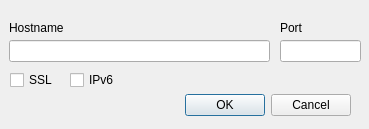
<?xml version="1.0" encoding="UTF-8"?>
<ui version="4.0">
 <class>EditHostEntry</class>
 <widget class="QDialog" name="EditHostEntry">
  <property name="geometry">
   <rect>
    <x>0</x>
    <y>0</y>
    <width>369</width>
    <height>129</height>
   </rect>
  </property>
  <property name="windowTitle">
   <string>Edit Server Entry</string>
  </property>
  <widget class="QDialogButtonBox" name="buttonBox">
   <property name="geometry">
    <rect>
     <x>10</x>
     <y>90</y>
     <width>341</width>
     <height>30</height>
    </rect>
   </property>
   <property name="orientation">
    <enum>Qt::Horizontal</enum>
   </property>
   <property name="standardButtons">
    <set>QDialogButtonBox::Cancel|QDialogButtonBox::Ok</set>
   </property>
  </widget>
  <widget class="QLineEdit" name="hostname">
   <property name="geometry">
    <rect>
     <x>9</x>
     <y>40</y>
     <width>261</width>
     <height>22</height>
    </rect>
   </property>
  </widget>
  <widget class="QLabel" name="nameLabel">
   <property name="geometry">
    <rect>
     <x>9</x>
     <y>20</y>
     <width>91</width>
     <height>16</height>
    </rect>
   </property>
   <property name="text">
    <string>Hostname</string>
   </property>
  </widget>
  <widget class="QLabel" name="portLabel">
   <property name="geometry">
    <rect>
     <x>280</x>
     <y>20</y>
     <width>91</width>
     <height>16</height>
    </rect>
   </property>
   <property name="text">
    <string>Port</string>
   </property>
  </widget>
  <widget class="QLineEdit" name="port">
   <property name="geometry">
    <rect>
     <x>280</x>
     <y>40</y>
     <width>81</width>
     <height>22</height>
    </rect>
   </property>
  </widget>
  <widget class="QCheckBox" name="cbSsl">
   <property name="geometry">
    <rect>
     <x>10</x>
     <y>70</y>
     <width>85</width>
     <height>20</height>
    </rect>
   </property>
   <property name="text">
    <string>SSL</string>
   </property>
  </widget>
  <widget class="QCheckBox" name="cbIpv6">
   <property name="geometry">
    <rect>
     <x>70</x>
     <y>70</y>
     <width>85</width>
     <height>20</height>
    </rect>
   </property>
   <property name="text">
    <string>IPv6</string>
   </property>
  </widget>
 </widget>
 <resources/>
 <connections>
  <connection>
   <sender>buttonBox</sender>
   <signal>accepted()</signal>
   <receiver>EditHostEntry</receiver>
   <slot>accept()</slot>
   <hints>
    <hint type="sourcelabel">
     <x>248</x>
     <y>254</y>
    </hint>
    <hint type="destinationlabel">
     <x>157</x>
     <y>274</y>
    </hint>
   </hints>
  </connection>
  <connection>
   <sender>buttonBox</sender>
   <signal>rejected()</signal>
   <receiver>EditHostEntry</receiver>
   <slot>reject()</slot>
   <hints>
    <hint type="sourcelabel">
     <x>316</x>
     <y>260</y>
    </hint>
    <hint type="destinationlabel">
     <x>286</x>
     <y>274</y>
    </hint>
   </hints>
  </connection>
 </connections>
</ui>
